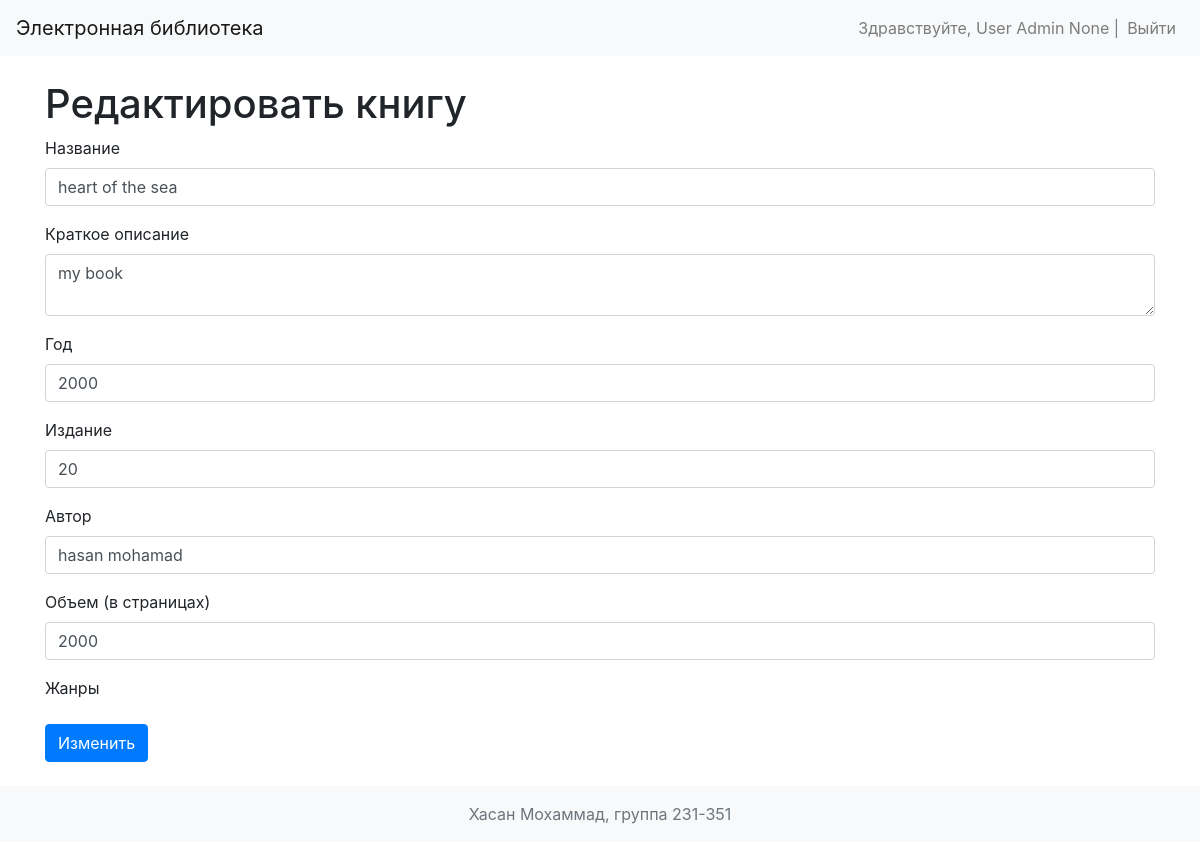
/edit_book/1 (signed in), run on the app's committed database.
### models.py (models this page shows, shortened)
class User(UserMixin, db.Model):
    id = db.Column(db.Integer, primary_key=True)
    username = db.Column(db.String(80), unique=True, nullable=False)
    password_hash = db.Column(db.String(128), nullable=False)
    first_name = db.Column(db.String(50), nullable=False)
    last_name = db.Column(db.String(50), nullable=False)
    middle_name = db.Column(db.String(50))
    role_id = db.Column(db.Integer, db.ForeignKey('role.id'), nullable=False)
    role = db.relationship('Role', backref=db.backref('users', lazy=True))
    reviews = db.relationship('Review', backref='author', lazy=True)

class Book(db.Model):
    id = db.Column(db.Integer, primary_key=True)
    title = db.Column(db.String(255), nullable=False)
    description = db.Column(db.Text, nullable=False)
    year = db.Column(db.Integer, nullable=False)  # Use Integer for Year
    publisher = db.Column(db.String(255), nullable=False)
    author = db.Column(db.String(255), nullable=False)
    pages = db.Column(db.Integer, nullable=False)
    cover_id = db.Column(db.Integer, db.ForeignKey('cover.id', ondelete='CASCADE'), nullable=False)
    cover = db.relationship('Cover', backref=db.backref('books', lazy=True))
    genres = db.relationship('Genre', secondary=book_genre, backref=db.backref('books', lazy=True))
    reviews = db.relationship('Review', backref='book', lazy=True, cascade="all, delete-orphan")

### routes.py (the view, shortened to what this page needs)
@routes_bp.route('/edit_book/<int:book_id>', methods=['GET', 'POST'])
@login_required
@check_role(['moderator', 'administrator'])
def edit_book(book_id):
    book = Book.query.get_or_404(book_id)
    form = EditBookForm(obj=book)
    genres = Genre.query.all()
    form.genres.choices = [(genre.id, genre.name) for genre in genres]
    return render_template('edit_book.html', form=form, book=book, genres=genres)

### forms.py
class EditBookForm(FlaskForm):
    title = StringField('Название', validators=[DataRequired()])
    description = TextAreaField('Краткое описание', validators=[DataRequired()])
    year = IntegerField('Год', validators=[DataRequired(), NumberRange(min=1000, max=2025)])
    publisher = StringField('Издание', validators=[DataRequired()])
    author = StringField('Автор', validators=[DataRequired()])
    pages = IntegerField('Объем (в страницах)', validators=[DataRequired(), NumberRange(min=1)])
    cover = FileField('Обложка', validators=[FileAllowed(['jpg', 'jpeg', 'png'], 'Только картинки!')])
    genres = SelectMultipleField(
        'Жанры',
        coerce=int,
        widget=widgets.ListWidget(prefix_label=False),
        option_widget=widgets.CheckboxInput()
    )
    submit = SubmitField('Изменить')

### app.py (called while the page is built)
@login_manager.user_loader
def load_user(user_id):
    return User.query.get(int(user_id))

def check_role(role_names):
    def decorator(f):
        @wraps(f)
        def decorated_function(*args, **kwargs):
            if not current_user.is_authenticated:
                flash("Требуется аутентификация", "danger")
                return redirect(url_for('routes.login'))
            _role_names = role_names
            if isinstance(_role_names, str):
                _role_names = [_role_names]
            if current_user.role.name not in _role_names:
                flash("У вас недостаточно прав для выполнения данного действия", "danger")
                return redirect(url_for('routes.index'))
            return f(*args, **kwargs)
        return decorated_function
    return decorator

### templates/edit_book.html (shortened to what this page needs)
{% extends 'base.html' %}
{% import 'bootstrap/wtf.html' as wtf %}
{% import "_formhelpers.html" as form_helpers %}
{% block content %}
    <h1>Редактировать книгу</h1>
    <form method="post" enctype="multipart/form-data">
        {{ form_helpers.render_field(form.title) }}
        <div class="form-group">
            {{ form.description.label }}
            {{ form.description(class="form-control", id="description_editor") }}
        </div>
        {{ form_helpers.render_field(form.year) }}
        {{ form_helpers.render_field(form.publisher) }}
        {{ form_helpers.render_field(form.author) }}
        {{ form_helpers.render_field(form.pages) }}
        <div class="form-group">
            <label for="genres">Жанры</label>
            <br>
        </div>
        {{ form.submit(class="btn btn-primary") }}
    </form>
{% endblock %}

### templates/base.html (shortened to what this page needs)
<!DOCTYPE html>
<html lang="en">
<head>
    <link rel="stylesheet" href="https://stackpath.bootstrapcdn.com/bootstrap/4.5.2/css/bootstrap.min.css">
</head>
<body>
    <nav class="navbar navbar-expand-lg navbar-light bg-light">
        <a class="navbar-brand" href="{{ url_for('routes.index') }}">Электронная библиотека</a>
        <div class="collapse navbar-collapse" id="navbarNav">
            <ul class="navbar-nav ml-auto">
                {% if current_user.is_authenticated %}
                    <li class="nav-item">
                        <span class="navbar-text">
                            Здравствуйте, {{ current_user.last_name }} {{ current_user.first_name }} {{ current_user.middle_name }} |
                        </span>
                    </li>
                    <li class="nav-item">
                        <a class="nav-link" href="{{ url_for('routes.logout') }}">Выйти</a>
                    </li>
                {% else %}
                    <li class="nav-item">
                        <a class="nav-link" href="{{ url_for('routes.login') }}">Войти</a>
                    </li>
                {% endif %}
            </ul>
        </div>
    </nav>
    <div class="container mt-4">
        {% block content %}{% endblock %}
    </div>
    <footer class="footer mt-4 py-3 bg-light">
        <div class="container text-center">
            <span class="text-muted">Хасан Мохаммад, группа 231-351</span>
        </div>
    </footer>
    <link rel="stylesheet" href="https://cdn.jsdelivr.net/simplemde/latest/simplemde.min.css">
</body>
</html>

### templates/_formhelpers.html (shortened to what this page needs)
{% macro render_field(field) %}
  <div class="form-group">
    {{ field.label(class="form-label") }}
    {{ field(class="form-control") }}
  </div>
{% endmacro %}

### data on the page
User: last_name "User", first_name "Admin", middle_name "None"
Book: title "heart of the sea", description "my book", year "2000", publisher "20", author "hasan mohamad", pages "2000"

### other printed values
{{ field.label(class="form-label") }} "Название Год Издание Автор Объем (в страницах)"
